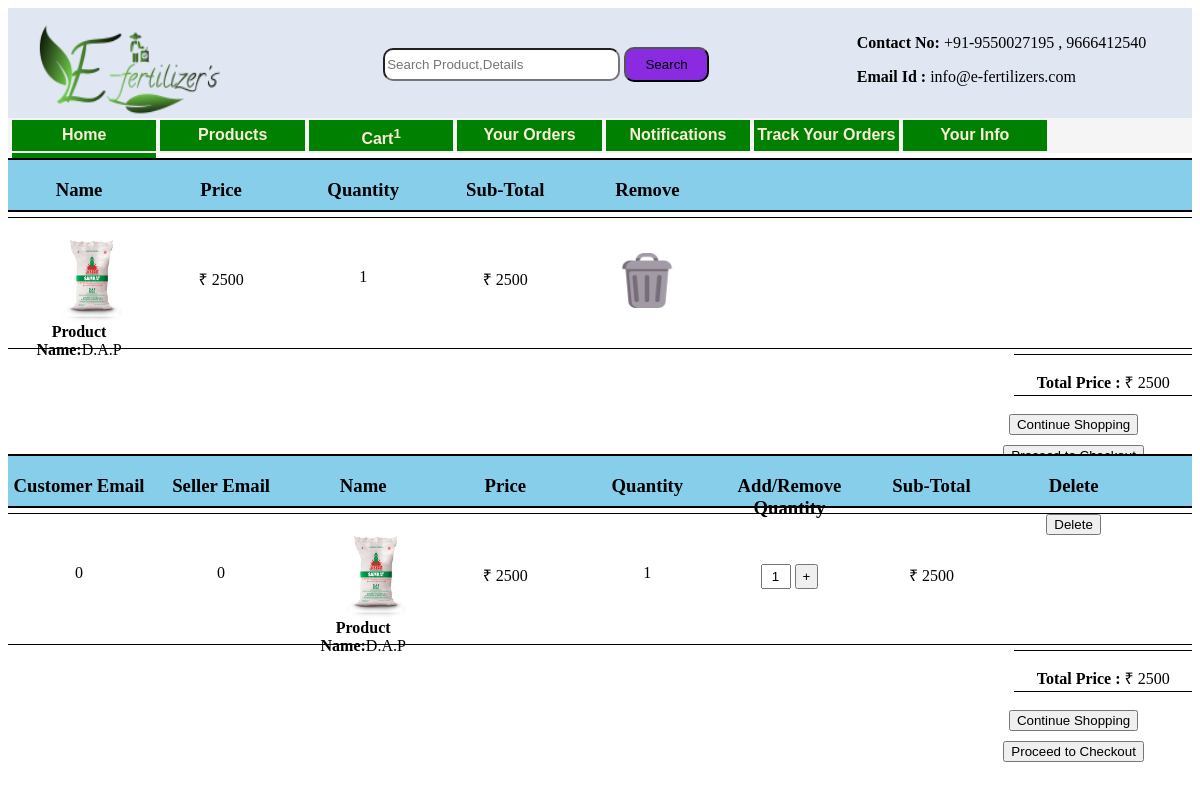
Screenshot of /fcart with the database file from the repository.
### Farmer/models.py (models this page shows)
class Cart(models.Model):
    Customer_Email = models.EmailField()
    Seller_Email = models.EmailField()
    Pro_Id = models.IntegerField(default=0)
    Name = models.CharField(max_length=20)
    Price = models.IntegerField()
    Image = models.ImageField(upload_to='cart')
    Quantity = models.IntegerField()
    Weight = models.IntegerField(default=0)
    Weight1 = models.CharField(max_length=20)
    Sub_Total = models.IntegerField()
    created = models.DateTimeField(auto_now_add=True,auto_now=False)
    updated = models.DateTimeField(auto_now_add=False,auto_now=True)

### Farmer/views.py (the view)
# urls.py: path('fcart',views.Farmer_Cart,name='fcart'),
def Farmer_Cart(request):
    count = 0
    Total = 0
    for item in Cart.objects.all():
        Total += item.Sub_Total
        count += 1
    New = Cart.objects.all()
    return render(request,"Farmer/Farmer Cart.html",{"car":New,'t':Total,"c":count})

### Templates/Farmer/Farmer Cart.html (shortened to what this page needs)
{% extends 'Farmer_Base.html' %}
{% block Farmer %}
{% load static %}
<div class="Cart1">
    <h3>Name</h3>
    <h3>Price</h3>
    <h3>Quantity</h3>
    <h3>Sub-Total</h3>
    <h3>Remove</h3>
</div>
{% for c in car %}
<div class="Cart2">
    <div>
        <img class="Cart6" src="{{c.Image.url}}">
        <p><b>Product Name:</b>{{c.Name}}</p>
    </div>
    <div>
        <p>&#8377 {{c.Price}} </p>
    </div>
    <div>
        <p>{{c.Quantity}}</p>
    </div>
    <div>
        <p>&#8377 {{c.Sub_Total}}</p>
    </div>
    <div>
        <a href="deletecart?Id={{c.Index_Id}}">
            <img class="Cart5" src="{% static 'Images/Icon/garbage.png' %}">
        </a>
    </div>
</div>
{% endfor %}
<div class="Cart3" >
    <div>
        <p><b>Total Price : </b>&#8377 {{t}}</p>
    </div>
</div>
<div class="Cart4">
    <div>
        <a href="fproduct"><button>Continue Shopping</button></a>
        <form action="check" method="POST" >
            <button type="submit">Proceed to Checkout</button>
        </form>
    </div>
</div>
<div class="Cart1">
    <h3>Customer Email</h3>
    <h3>Seller Email</h3>
    <h3>Name</h3>
    <h3>Price</h3>
    <h3>Quantity</h3>
    <h3>Add/Remove Quantity</h3>
    <h3>Sub-Total</h3>
    <h3>Delete</h3>
</div>
{% for c in car %}
<div class="Cart2">
    <div>
        <p>{{ c.Customer_Email }}</p>
    </div>
    <div>
        <p>{{ c.Seller_Email }}</p>
    </div>
    <div>
        <img class="Cart6" src="{{c.Image.url}}">
        <p><b>Product Name:</b>{{c.Name}}</p>
    </div>
    <div>
        <p>&#8377 {{c.Price}} </p>
    </div>
    <div>
        <p>{{c.Quantity}}</p>
    </div>
    <div>
        {% if c.Quantity == 1 %}
        <form action="adquanty" method="POST">
            <input class="input2"  name="qua" type="text" value="1">
            <button class="button2" name="op" value="+" type="submit">+</button>
        </form>
        {% endif %}
    </div>
    <div>
        <p>&#8377 {{c.Sub_Total}}</p>
    </div>
    <div>
        <form action="deletecart" method="POST">
            <button type="submit">Delete</button>
        </form>
    </div>
</div>
{% endfor %}
<div class="Cart3" >
    <div>
        <p><b>Total Price : </b>&#8377 {{t}}</p>
    </div>
</div>
<div class="Cart4">
    <div>
        <a href="fproduct"><button>Continue Shopping</button></a>
        <form action="check" method="POST" >
            <button type="submit">Proceed to Checkout</button>
        </form>
    </div>
</div>
{% endblock %}

### Static/CSS/home.css (style rules this page uses)
.Cart1 { margin-top: 5px; float: left;width: 100%;height: 50px;border-top: 2px solid black;border-bottom: 2px solid black; }
.Cart1 h3 { float: left; width: 20%;text-align: center; }
.Cart2 { float: left;width: 100%;height: 130px;border-top: 1px solid black;border-bottom: 1px solid black;text-align: center;margin-top: 5px; }
.Cart2 div { float: left;width: 20%;height: 125px;text-align: center; }
.Cart6 { float: left;width: 55%;height: 95px;margin-left: 83px;margin-top: 10px;border-radius: 15px; }
.Cart2 p { margin-top: 50px; }
.Cart3 { float: left;width: 100%;height: 45px;margin-top: 5px;text-align: center; }
.Cart3 div { float: right;width: 15%;height: 40px;border-top: 1px solid black;border-bottom: 1px solid black;text-align: center; }
.Cart4 { float: left;width: 100%;height: 45px;margin-top: 5px;text-align: center; }
.Cart4 div { float: right;width: 20%;height: 40px;text-align: center; }
.Cart4 div button { margin-top: 10px; }
.Cart5 { width: 60px;height: 55px;margin-top: 35px; }

### Templates/Farmer/Farmer Cart.html (style rules this page uses)
.Cart1 { margin-top: 5px; float: left;width: 100%;height: 50px;border-top: 2px solid black;border-bottom: 2px solid black;background-color: skyblue; }
.Cart1 h3 { float: left; width: 12%;text-align: center; }
.Cart2 { float: left;width: 100%;height: 130px;border-top: 1px solid black;border-bottom: 1px solid black;text-align: center;margin-top: 5px; }
.Cart2 div { float: left;width: 12%;height: 125px;text-align: center; }
.Cart6 { float: left;width: 55%;height: 95px;margin-left: 45px;margin-top: 10px;border-radius: 15px; }
.Cart2 p { margin-top: 50px; }
.Cart3 { float: left;width: 100%;height: 45px;margin-top: 5px;text-align: center; }
.Cart3 div { float: right;width: 15%;height: 40px;border-top: 1px solid black;border-bottom: 1px solid black;text-align: center; }
.Cart4 { float: left;width: 100%;height: 45px;margin-top: 5px;text-align: center; }
.Cart4 div { float: right;width: 20%;height: 40px;text-align: center; }
.Cart4 div button { margin-top: 10px; }
.Cart5 { width: 60px;height: 55px;margin-top: 35px; }
.input2 { height: 25;width: 30px;text-align:center;margin-top: 50px; }
.button2 { height: 25;margin-top: 50px; }

### rows the page displays
Cart: Image (picture), Name "D.A.P", Price "2500", Quantity "1", Sub_Total "2500", Customer_Email "0", Seller_Email "0"

### other values shown
{{ c }} "1"
{{ t }} "2500"
